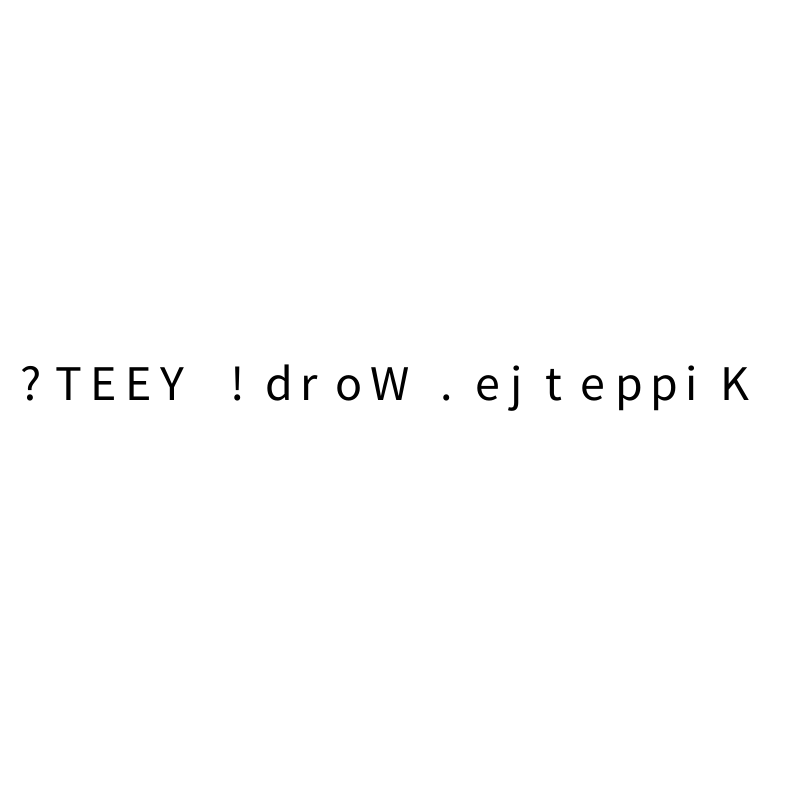
Frame 1 (no input)
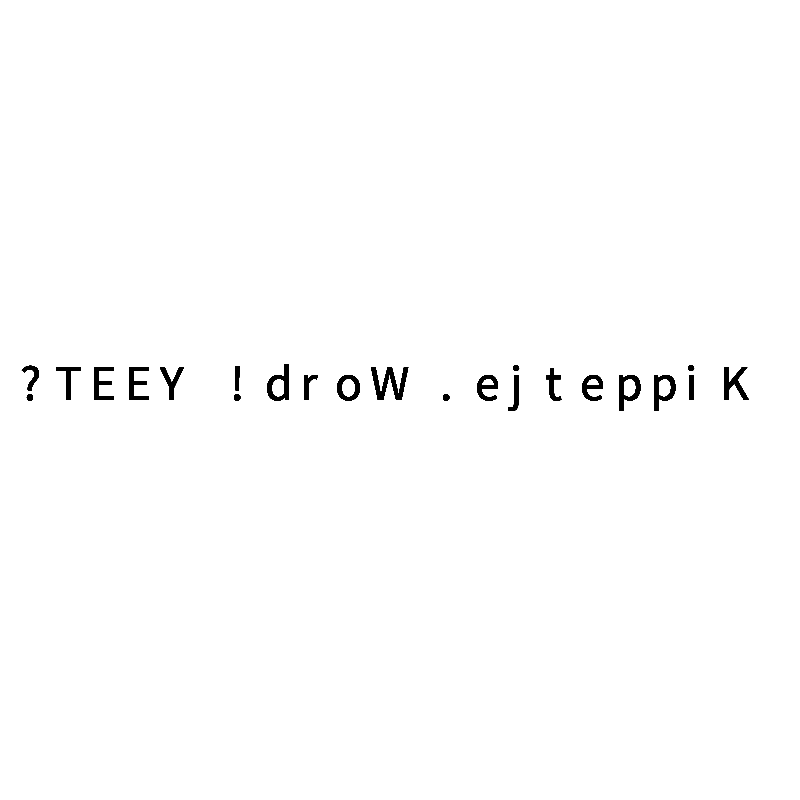
Frame 60 (the mouse pressed at the canvas centre just before this capture)
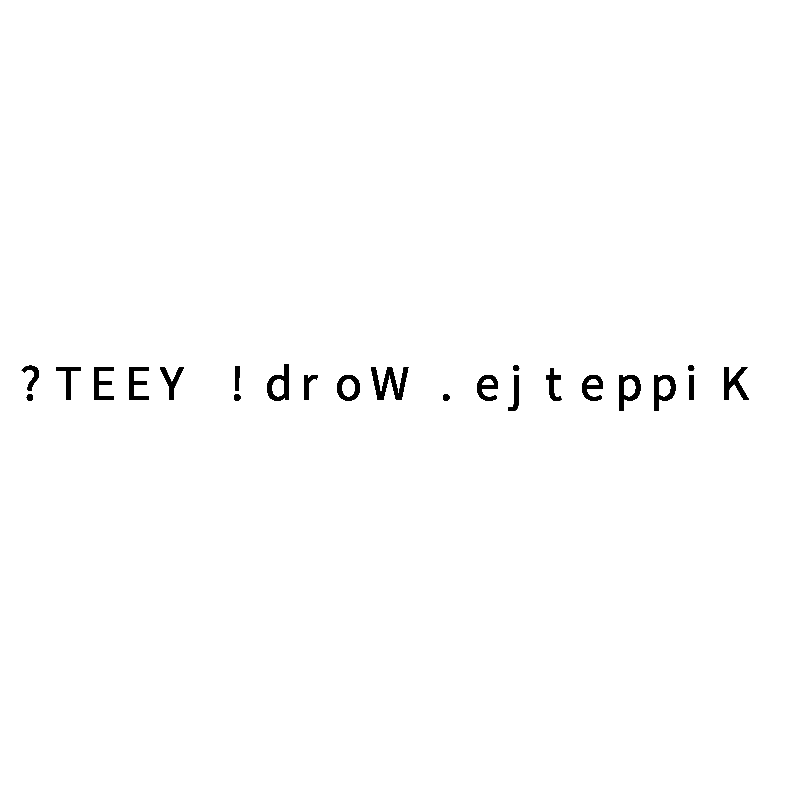
Frame 120 (the mouse held since frame 60 and released just before this capture)

The Processing sketch that drew these frames (run headless with seeded random() and noise(); from frame 60 on, the mouse is pressed at the canvas centre):

// Processing sketch: sketch_1_1_2_V3
// ── sketch_1_1_2_V3.pde
String[] words = {"Kippetje.", "Word!", "YEET?"};
String sentence = join(words, " ");
String reversed = new String(reverse(sentence.toCharArray()));

void setup() {
  size(800, 800);
  textSize(50);
  background(255);
}

void draw() {

  fill(0);
  for (int i = 0; i<sentence.length(); i++) {
    text (reversed.charAt(i), 20+35*i, height/2);
  }
}
